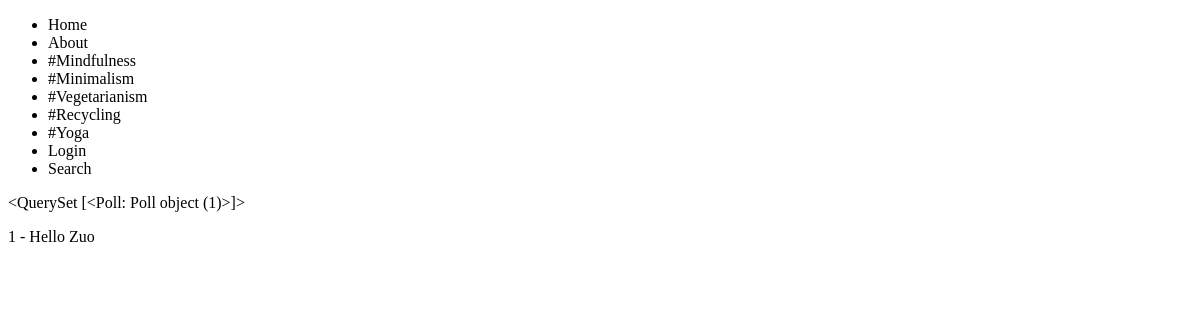
The page /polls/ on the database as committed earlier.
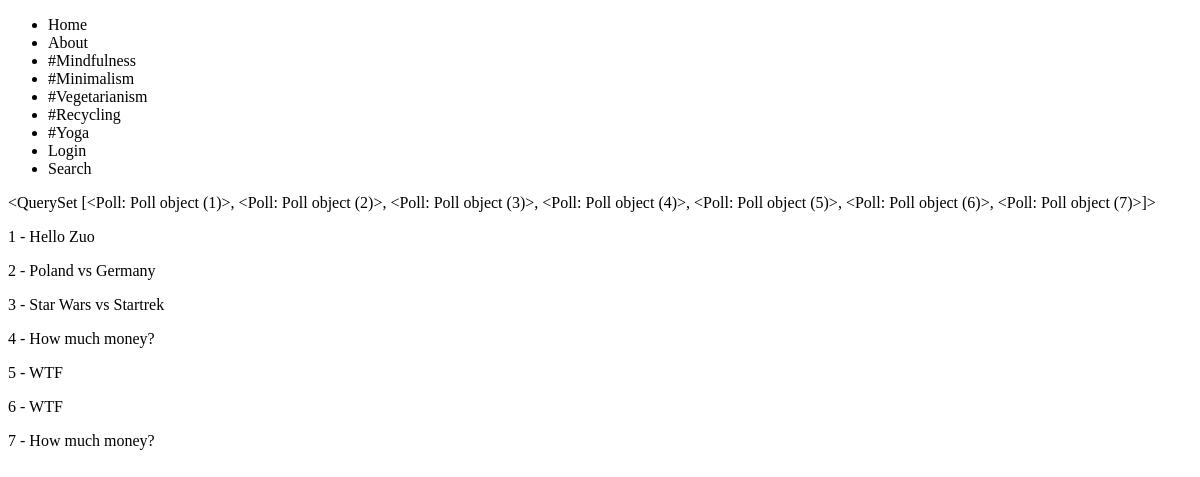
The same page on the database as committed later.
### polls/models.py (models this page shows)
class Poll(models.Model):
    title = models.CharField(max_length=120)

### polls/views.py (the view)
# urls.py: path('', PollListView.as_view(), name='polls-list'),
class PollListView(View):
    template_name = "polls/poll_list.html"
    queryset = Poll.objects.all()
    def get_queryset(self):
        return self.queryset
    def get(self, request, *args, **kwargs):
        context = {'object_list': self.get_queryset()}
        return render(request, self.template_name, context)

### polls/templates/polls/poll_list.html
{% extends 'base.html' %}
{% block content %}
{{ object_list }}
{% for instance in object_list %}
    <p>{{ instance.id }} - {{ instance.title }}</p>
{% endfor %}
{% endblock %}

### templates/base.html (shortened to what this page needs)
<!doctype html>
<html lang="en">
    <head>
    </head>
    <body>
    {% include 'navbar.html' %}
        {% block content %}{% endblock %}
    </body>
</html>

### templates/navbar.html
<nav>
    <ul>
        <li>Home</li>
        <li>About</li>
        <li>#Mindfulness</li>
        <li>#Minimalism</li>
        <li>#Vegetarianism</li>
        <li>#Recycling</li>
        <li>#Yoga</li>
        <li>Login</li>
        <li>Search</li>
    </ul>
</nav>

Rows that differ between the two databases and show on the page:
computed for Poll "Hello Zuo": id "<QuerySet [<Poll: Poll object (1)>]>" → "<QuerySet [<Poll: Poll object (1)>, <Poll: Poll object (2)>, <Poll: Poll object (3)>, <Poll: Poll object (4)>, <Poll: Poll object (5)>, <Poll: Poll object (6)>, <Poll: Poll object (7)>]>"
added Poll: id "2", title "Poland vs Germany"
added Poll: id "3", title "Star Wars vs Startrek"
added Poll: id "4", title "How much money?"
added Poll: id "5", title "WTF"
added Poll: id "6", title "WTF"
added Poll: id "7", title "How much money?"
